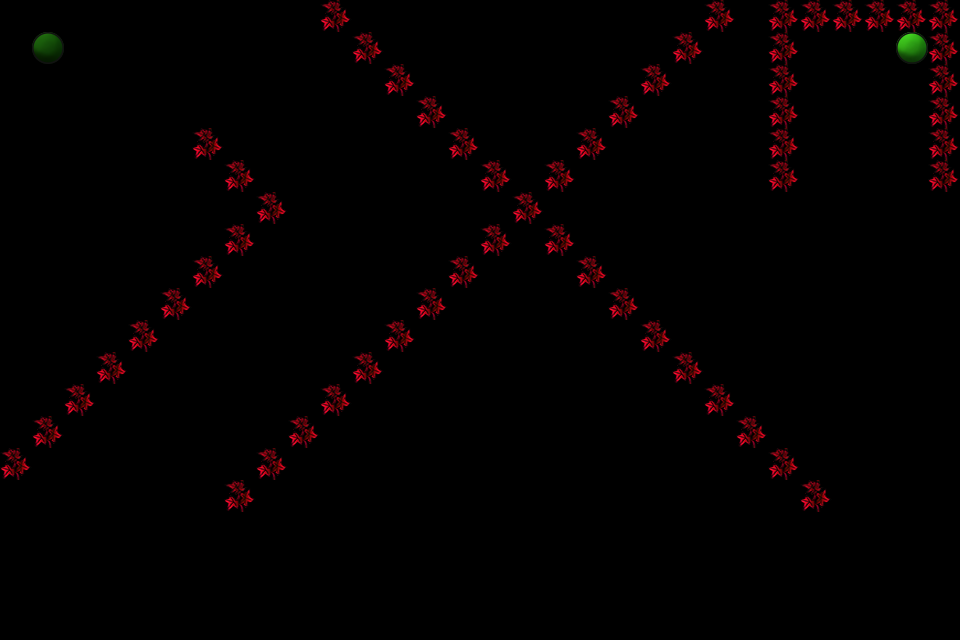

A 2D game scene composited from a Tiled map and its tileset images. What follows is a short description and the map's XML, with every tile layer's data as written:
An orthogonal 30x20 tile map with 32x32 px tiles, 1 tile layer (Warstwa Kafelków 1).

<map version="1.2" tiledversion="1.2.4" orientation="orthogonal" renderorder="left-up" width="30" height="20" tilewidth="32" tileheight="32" infinite="0" nextlayerid="2" nextobjectid="1">
 <tileset firstgid="1" source="predefined.tsx" />
 <layer id="1" name="Warstwa Kafelków 1" width="30" height="20">
  <data encoding="csv">
0,0,0,0,0,0,0,0,0,0,3,0,0,0,0,0,0,0,0,0,0,0,3,0,3,3,3,3,3,3,
0,1,0,0,0,0,0,0,0,0,0,3,0,0,0,0,0,0,0,0,0,3,0,0,3,0,0,0,2,3,
0,0,0,0,0,0,0,0,0,0,0,0,3,0,0,0,0,0,0,0,3,0,0,0,3,0,0,0,0,3,
0,0,0,0,0,0,0,0,0,0,0,0,0,3,0,0,0,0,0,3,0,0,0,0,3,0,0,0,0,3,
0,0,0,0,0,0,3,0,0,0,0,0,0,0,3,0,0,0,3,0,0,0,0,0,3,0,0,0,0,3,
0,0,0,0,0,0,0,3,0,0,0,0,0,0,0,3,0,3,0,0,0,0,0,0,3,0,0,0,0,3,
0,0,0,0,0,0,0,0,3,0,0,0,0,0,0,0,3,0,0,0,0,0,0,0,0,0,0,0,0,0,
0,0,0,0,0,0,0,3,0,0,0,0,0,0,0,3,0,3,0,0,0,0,0,0,0,0,0,0,0,0,
0,0,0,0,0,0,3,0,0,0,0,0,0,0,3,0,0,0,3,0,0,0,0,0,0,0,0,0,0,0,
0,0,0,0,0,3,0,0,0,0,0,0,0,3,0,0,0,0,0,3,0,0,0,0,0,0,0,0,0,0,
0,0,0,0,3,0,0,0,0,0,0,0,3,0,0,0,0,0,0,0,3,0,0,0,0,0,0,0,0,0,
0,0,0,3,0,0,0,0,0,0,0,3,0,0,0,0,0,0,0,0,0,3,0,0,0,0,0,0,0,0,
0,0,3,0,0,0,0,0,0,0,3,0,0,0,0,0,0,0,0,0,0,0,3,0,0,0,0,0,0,0,
0,3,0,0,0,0,0,0,0,3,0,0,0,0,0,0,0,0,0,0,0,0,0,3,0,0,0,0,0,0,
3,0,0,0,0,0,0,0,3,0,0,0,0,0,0,0,0,0,0,0,0,0,0,0,3,0,0,0,0,0,
0,0,0,0,0,0,0,3,0,0,0,0,0,0,0,0,0,0,0,0,0,0,0,0,0,3,0,0,0,0,
0,0,0,0,0,0,0,0,0,0,0,0,0,0,0,0,0,0,0,0,0,0,0,0,0,0,0,0,0,0,
0,0,0,0,0,0,0,0,0,0,0,0,0,0,0,0,0,0,0,0,0,0,0,0,0,0,0,0,0,0,
0,0,0,0,0,0,0,0,0,0,0,0,0,0,0,0,0,0,0,0,0,0,0,0,0,0,0,0,0,0,
0,0,0,0,0,0,0,0,0,0,0,0,0,0,0,0,0,0,0,0,0,0,0,0,0,0,0,0,0,0
</data>
 </layer>
</map>
